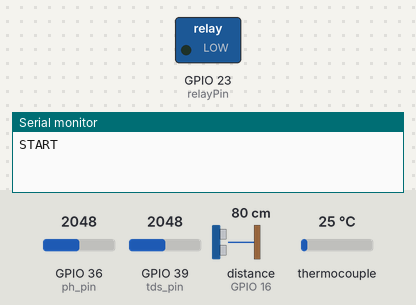
This program was run on a simulated ESP32. Shown: switched loads named in the program (green lamp = pin HIGH), the last lines printed to the serial monitor. Wiring (inferred from the names in the program): ultrasonic range finder: trigger GPIO 17; echo GPIO 16. The inputs (shaded band) are chosen by the test bench; at power-on: GPIO 36 (ph_pin) = 2048, GPIO 39 (tds_pin) = 2048, distance to the obstacle (sensor on GPIO 16) 80 cm, thermocouple 25 °C. The echo pulse lasts 58.3 µs per cm; WiFi joins after 1.5 s; servers stay silent unless stated; uploads are accepted with an empty reply; pins used as bus, display or sensor lines are not drawn.

Above: at 0.0 s.
At 105.6 s:
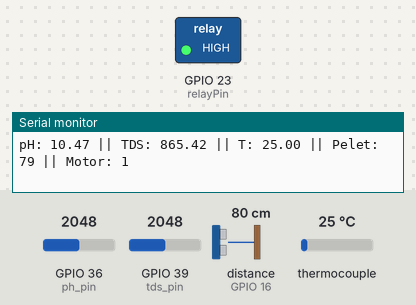
Timing chart, 0 to 112.4 s (numbered marks = the images above):
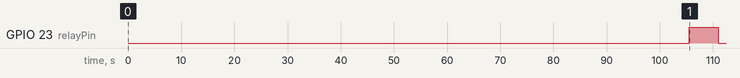

The program:

main.cpp
```cpp
#include <Arduino.h>
#include <ultrasonic.h>
#include <pH_sensor.h>
#include <thermocouple.h>
#include <tds_sensor copy.h>
#include <send_data.h>
#include <motor.h>

unsigned long previousTime = 0;

void setup()
{
  Serial.begin(9600);
  // connectWiFi();
  motor_innit();
  ph_innit();
  tds_innit();
  ultrasonic_innit();
  Serial.println("START");
}

void loop()
{
  ph_value(read_ph_analog_avg(ph_pin, 1000));
  tds_value(read_tds_analog_avg(tds_pin, 1000));
  read_thermocouple();
  motor_feeder(timeOFF, kilogram);
  sendData(ph, tds, temperature, pellets);

  unsigned long currentTime = millis();
  if (currentTime - previousTime >= 1000)
  {
    read_distance();
    Serial.println("pH: " + String(ph) + " || TDS: " + String(tds) + " || T: " + String(temperature) + " || Pelet: " + String(pellets) + " || Motor: " + String(isRelayOn));
    previousTime = currentTime;
  }
}
```

motor.h
```cpp
#include <Arduino.h>

const uint8_t relayPin = 23;
int relayState = HIGH;
unsigned long previousMillis = 0;
uint32_t onDuration = 0;
uint32_t timeOFF = 5000;
bool isRelayOn = false;
String motorState;
float kilogram = 0.4;

void motor_innit()
{
    pinMode(relayPin, OUTPUT);
}

void motor_feeder(uint16_t offDuration, float kg)
{
    onDuration = kg * 250000;
    unsigned long currentMillis = millis();
    if (isRelayOn)
    {
        if (currentMillis - previousMillis >= onDuration)
        {
            digitalWrite(relayPin, HIGH);
            isRelayOn = false;
            previousMillis = currentMillis;
        }
    }
    else
    {
        if (currentMillis - previousMillis >= offDuration)
        {
            digitalWrite(relayPin, LOW);
            isRelayOn = true;
            previousMillis = currentMillis;
        }
    }
    // unsigned long seconds = currentMillis / 1000;
    // Serial.println(isRelayOn);
    // Serial.println(String(seconds) + ":" + " timeON: " + String(onDuration) + " || timeOFF: " + String(offDuration));
}
```

pH_sensor.h
```cpp
float ph = 0;
int ph_pin = 36;

void ph_innit()
{
    pinMode(ph_pin, INPUT);
}

void read_ph_analog(int pin)
{
    uint16_t val = analogRead(pin);
    Serial.println(val);
}

float read_ph_analog_avg(int pin, uint32_t sample)
{
    float val = 0;
    for (uint32_t i = 0; i < sample; i++)
    {
        val += analogRead(pin);
    }
    val = val / sample;
    // Serial.println(val);
    return val;
}

void ph_value(float val)
{
    ph = 18.996592991130186 - (0.0041640039184704224 * val);
    // Serial.println(ph, 4);
}
```

send_data.h
```cpp
#include <Wifi.h>
#include <HTTPClient.h>

String URL = "https://fishfeeder.baseengineering-indonesia.com/api.php";

const char *ssid = "BaseEngineering";
const char *password = "123456780";

void connectWiFi()
{
    WiFi.mode(WIFI_OFF);
    delay(1000);
    // This line hides the viewing of ESP as wifi hotspot
    WiFi.mode(WIFI_STA);

    WiFi.begin(ssid, password);
    Serial.println("Connecting to WiFi");

    while (WiFi.status() != WL_CONNECTED)
    {
        delay(500);
        Serial.print(".");
    }

    Serial.print("connected to : "); Serial.println(ssid);
    Serial.print("IP address: ");    Serial.println(WiFi.localIP());
}

void sendData(float ph, float tds, float temperature, float pellets)
{
    if (WiFi.status() != WL_CONNECTED)
    {
        connectWiFi();
    }

    String postData = "ph=" + String(ph) + "&tds=" + String(tds) + "&temperature=" + String(temperature) + "&pellets=" + String(pellets);

    HTTPClient http;
    http.begin(URL);
    http.addHeader("Content-Type", "application/x-www-form-urlencoded");

    int httpCode = http.POST(postData);
    String payload = http.getString();

    Serial.print("URL : ");     Serial.println(URL);
    Serial.print("Data: ");     Serial.println(postData);
    Serial.print("httpCode: "); Serial.println(httpCode);
    Serial.print("payload : "); Serial.println(payload);
    Serial.println("--------------------------------------------------");
}
```

tds_sensor_copy.h
```cpp
#include <Arduino.h>
float tds = 0;
int tds_pin = 39;

void tds_innit()
{
    pinMode(tds_pin, INPUT);
}

void read_tds_analog(int pin)
{
    uint16_t val = analogRead(pin);
    Serial.println(val);
}

float read_tds_analog_avg(int pin, uint32_t sample)
{
    float val = 0;
    for (uint32_t i = 0; i < sample; i++)
    {
        val += analogRead(pin);
    }
    val = val / sample;
    // Serial.println(val);
    return val;
}

void tds_value(float val)
{
    tds = 1.8543975663216088 + 0.4216608497232353 * val;
    // Serial.println(tds, 4);
}
/*
float analog_tds;
int tds_pin = 26;
int numReading = 100;

void tds_innit()
{
    pinMode(tds_pin, INPUT);
}

void mean_tds()
{
    float sum = 0; // Variable to store the sum of readings

    for (int i = 1; i <= numReading; i++)
    {
        analog_tds = analogRead(tds_pin);
        sum += analog_tds; // Add current reading to the sum
        Serial.println(String(i) + ". " + String(analog_tds));
        delay(500);
    }

    float mean = sum / numReading; // Calculate the mean value
    Serial.println("Mean value: " + String(mean));
}
*/
```

thermocouple.h
```cpp
#include "max6675.h"

int thermoSO = 19;
int thermoCS = 5;
int thermoSCK = 18;
float temperature = 0;

MAX6675 thermocouple(thermoSCK, thermoCS, thermoSO);

void read_thermocouple()
{
    temperature = thermocouple.readCelsius();
    // Serial.println("T: " + String(T));
}
```

ultrasonic.h
```cpp
#include <Arduino.h>

const int trigPin = 17;
const int echoPin = 16;
long duration;
int pellets;

void ultrasonic_innit()
{
    pinMode(trigPin, OUTPUT); // Sets the trigPin as an Output
    pinMode(echoPin, INPUT);  // Sets the echoPin as an Input
}

void read_distance()
{
    // Clears the trigPin
    digitalWrite(trigPin, LOW);
    delayMicroseconds(2);
    // Sets the trigPin on HIGH state for 10 micro seconds
    digitalWrite(trigPin, HIGH);
    delayMicroseconds(10);
    digitalWrite(trigPin, LOW);
    // Reads the echoPin, returns the sound wave travel time in microseconds
    duration = pulseIn(echoPin, HIGH);
    // Calculating the distance
    pellets = duration * 0.034 / 2;
    // Prints the distance on the Serial Monitor
    // Serial.println("Distance: " + String(pellets));
}
```

Measured:
- by itself, GPIO 23 (relayPin): LOW → HIGH at 106 s, → LOW 5.4 s later
